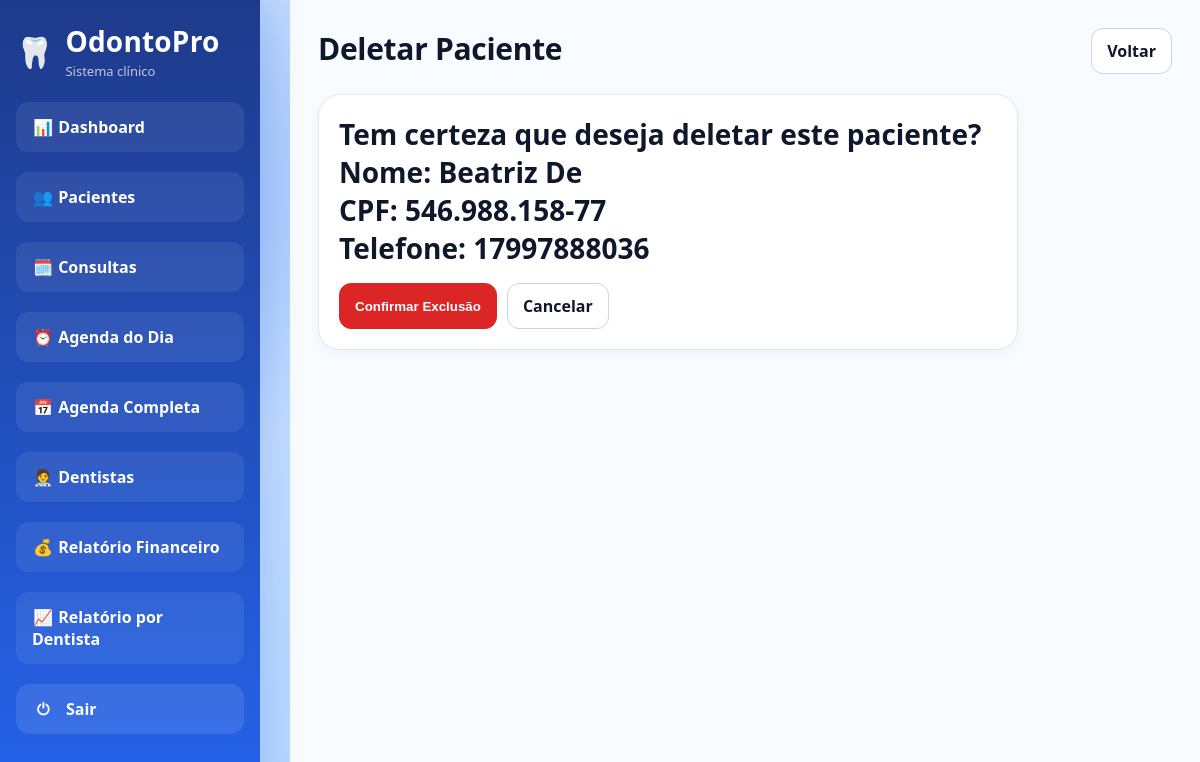
Screenshot of /pacientes/18/deletar/ (signed in) with the database file from the repository.
### core/models.py (models this page shows, shortened)
class Paciente(models.Model):
    nome = models.CharField(max_length=120)
    cpf = models.CharField(max_length=14, unique=True)
    telefone = models.CharField(max_length=20, blank=True, null=True)
    data_nascimento = models.DateField(blank=True, null=True)
    endereco = models.CharField(max_length=255, blank=True, null=True)
    observacoes = models.TextField(blank=True, null=True)
    data_cadastro = models.DateTimeField(auto_now_add=True)

### core/views.py (the view)
# urls.py: path("pacientes/<int:pk>/deletar/", views.deletar_paciente, name="deletar_paciente"),
@login_required
def deletar_paciente(request, pk):
    paciente = get_object_or_404(Paciente, pk=pk)
    if request.method == "POST":
        paciente.delete()
        messages.success(request, "Paciente deletado com sucesso.")
        return redirect("lista_pacientes")
    return render(request, "core/pacientes/confirmar_delete.html", {
        "paciente": paciente,
    })

### core/templatetags/core_extras.py (called while the page is built)
@register.filter
def has_group(user, group_name):
    return user.groups.filter(name=group_name).exists()

### core/templates/core/pacientes/confirmar_delete.html (shortened to what this page needs)
{% extends "core/base.html" %}
{% block content %}
<div class="page-header">
    <h1>Deletar Paciente</h1>
    <a href="{% url 'detalhes_paciente' paciente.pk %}" class="btn btn-ghost">Voltar</a>
</div>
<div class="card" style="max-width: 700px;">
    <p>Tem certeza que deseja deletar este paciente?</p>
    <p><strong>Nome:</strong> {{ paciente.nome }}</p>
    <p><strong>CPF:</strong> {{ paciente.cpf }}</p>
    <p><strong>Telefone:</strong> {{ paciente.telefone|default:"-" }}</p>
    <form method="post" style="margin-top:16px; display:flex; gap:10px;">
        <button type="submit" class="btn btn-danger">Confirmar Exclusão</button>
        <a href="{% url 'detalhes_paciente' paciente.pk %}" class="btn btn-ghost">Cancelar</a>
    </form>
</div>
{% endblock %}

### core/static/core/css/style.css (style rules this page uses)
* { box-sizing: border-box; }
:root { --bg: #f4f7fb; --bg-soft: #eef3f9; --surface: #ffffff; --surface-alt: #f8fbff; --border: #e2e8f0; --border-strong: #cbd5e1; --text: #0f172a; --text-soft: #64748b; --primary: #1d4ed8; --primary-soft: #eff6ff; --primary-border: #bfdbfe; --sidebar-start: #0b2b5a; --sidebar-end: #0d4ea1; --success-bg: #dcfce7; --success-text: #166534; --danger-bg: #fee2e2; --danger-text: #991b1b; --neutral-bg: #e5e7eb; --neutral-text: #374151; --warning-bg: #fef3c7; --warning-text: #92400e; --shadow-sm: 0 4px 12px rgba(15, 23, 42, 0.04); --shadow-md: 0 10px 24px rgba(15, 23, 42, 0.06); --radius-md: 14px; --radius-lg: 18px; --radius-xl: 22px; }
body { margin: 0; font-family: Arial, Helvetica, sans-serif; color: var(--text); background: linear-gradient(180deg, #edf3f9 0%, #f7f9fc 100%); }
a { color: inherit; text-decoration: none; }
h1, .title { margin: 0; font-size: 30px; font-weight: 800; letter-spacing: -0.3px; }
.page-header { display: flex; align-items: flex-start; justify-content: space-between; gap: 16px; margin-bottom: 20px; }
.card, .card-form { padding: 20px; background: var(--surface); border: 1px solid var(--border); border-radius: var(--radius-xl); box-shadow: var(--shadow-sm); }
.card { flex: 1; min-width: 220px; }
.card p { margin: 0; font-size: 28px; font-weight: 800; color: var(--text); }
form { width: 100%; }
.btn { display: inline-flex; align-items: center; justify-content: center; padding: 11px 15px; font-weight: 800; color: #fff; cursor: pointer; background: var(--primary); border: 1px solid var(--primary); border-radius: 12px; transition: transform 0.2s ease, opacity 0.2s ease, background 0.2s ease; }
.btn-ghost { color: var(--text); background: #fff; border-color: var(--border-strong); }
.btn-danger { color: #fff; background: #dc2626; border-color: #dc2626; }
html, body { min-height: 100%; margin: 0; padding: 0; }
body { font-family: 'Segoe UI', sans-serif; color: #0f172a; background: radial-gradient(circle at 10% 20%, rgba(37, 99, 235, 0.35), transparent 25%), radial-gradient(circle at 90% 80%, rgba(59, 130, 246, 0.25), transparent 25%), linear-gradient(135deg, #dbeafe 0%, #bfdbfe 40%, #93c5fd 100%); }

### rows the page displays
Paciente: nome "Beatriz De", cpf "546.988.158-77", telefone "17997888036"
